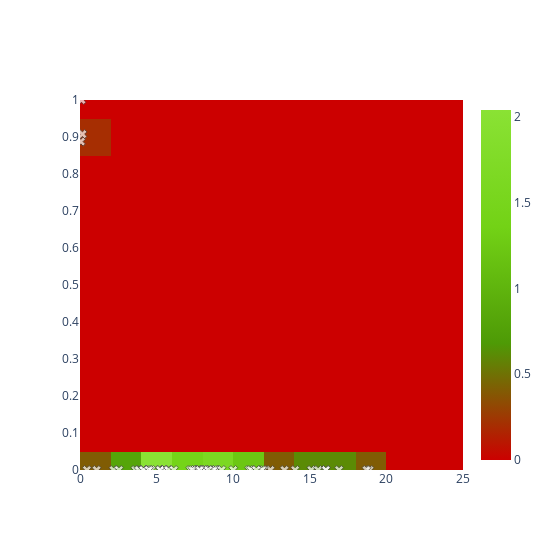

This figure's notebook cell:
### Code cell
import plotly.graph_objects as go
import plotly.express as px

fig = go.Figure()

fig.add_trace(go.Scatter(
    x=dis,
    y=spl,
    mode='markers',
    showlegend=False,
    marker=dict(
        symbol='x',
        opacity=0.7,
        color='white',
        size=8,
        line=dict(width=1),
    )
))

fig.add_trace(go.Histogram2d(
    x=dis,
    y=spl,
    autobinx=False,
    xbins=dict(start=0, end=25, size=2),
    autobiny=False,
    ybins=dict(start=0, end=1, size=0.05),
    histnorm='probability density',
    colorscale=["#cc0000", "#4e9a06", "#73d216", "#8ae234"]
))

fig.update_layout(
    xaxis=dict( ticks='', showgrid=False, zeroline=False, range=[0, 25] ),
    yaxis=dict( ticks='', showgrid=False, zeroline=False, nticks=20, range=[0,1] ),
    autosize=False,
    height=550,
    width=550,
    hovermode='closest',

)

fig.show()

### Figure 1 — Plotly figure (JSON) as saved in the notebook; plotly's stock layout.template omitted (floating-point values rounded to 4 significant figures)
{"data": [{"marker": {"color": "white", "line": {"width": 1}, "opacity": 0.7, "size": 8, "symbol": "x"}, "mode": "markers", "showlegend": false, "type": "scatter", "x": [8.187, 15.1, 5.458, 0.4491, 8.862, 5.193, 14.04, 2.185, 8.186, 16.04, 0.1578, 11.04, 13.35, 4.5, 15.55, 5.514, 5.236, 3.613, 12.43, 16.91, 5.757, 6.127, 7.483, 10.0, 8.845, 11.17, 4.137, 7.69, 11.97, 1.084, 7.737, 18.9, 3.824, 4.654, 0.05572, 8.72, 7.202, 4.136, 11.86, 11.51, 16.05, 9.243, 18.7, 8.056, 0.09676, 7.339, 8.364, 7.816, 2.545, 4.496], "y": [0, 0, 0, 0, 0, 0, 0, 0, 0, 0, 0.9077, 0, 0, 0, 0, 0, 0, 0, 0, 0, 0, 0, 0, 0, 0, 0, 0, 0, 0, 0, 0, 0, 0, 0, 0.8875, 0, 0, 0, 0, 0, 0, 0, 0, 0, 1, 0, 0, 0, 0, 0]}, {"autobinx": false, "autobiny": false, "colorscale": [[0, "#cc0000"], [0.3333, "#4e9a06"], [0.6667, "#73d216"], [1, "#8ae234"]], "histnorm": "probability density", "type": "histogram2d", "x": [8.187, 15.1, 5.458, 0.4491, 8.862, 5.193, 14.04, 2.185, 8.186, 16.04, 0.1578, 11.04, 13.35, 4.5, 15.55, 5.514, 5.236, 3.613, 12.43, 16.91, 5.757, 6.127, 7.483, 10.0, 8.845, 11.17, 4.137, 7.69, 11.97, 1.084, 7.737, 18.9, 3.824, 4.654, 0.05572, 8.72, 7.202, 4.136, 11.86, 11.51, 16.05, 9.243, 18.7, 8.056, 0.09676, 7.339, 8.364, 7.816, 2.545, 4.496], "xbins": {"end": 25, "size": 2, "start": 0}, "y": [0, 0, 0, 0, 0, 0, 0, 0, 0, 0, 0.9077, 0, 0, 0, 0, 0, 0, 0, 0, 0, 0, 0, 0, 0, 0, 0, 0, 0, 0, 0, 0, 0, 0, 0, 0.8875, 0, 0, 0, 0, 0, 0, 0, 0, 0, 1, 0, 0, 0, 0, 0], "ybins": {"end": 1, "size": 0.05, "start": 0}}], "layout": {"autosize": false, "height": 550, "hovermode": "closest", "width": 550, "xaxis": {"range": [0, 25], "showgrid": false, "ticks": "", "zeroline": false}, "yaxis": {"nticks": 20, "range": [0, 1], "showgrid": false, "ticks": "", "zeroline": false}}}
